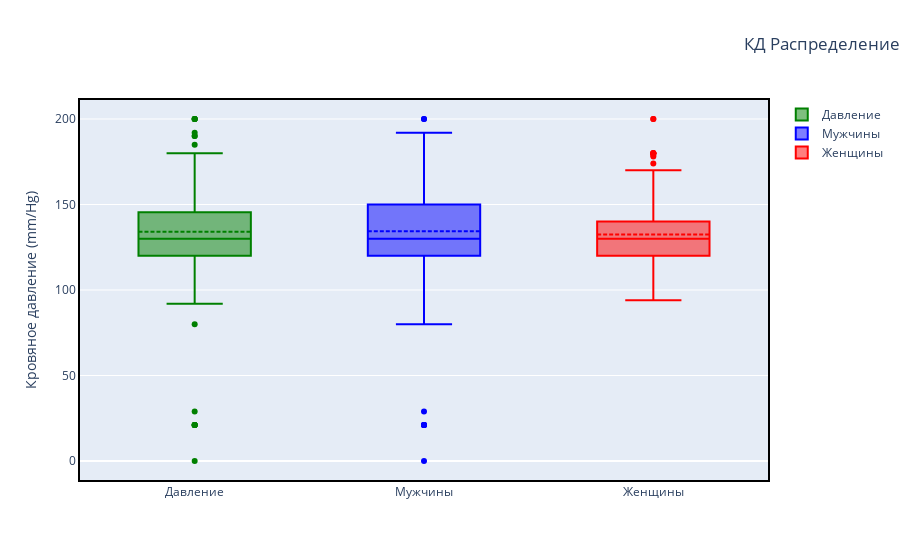

The notebook cell saved with this chart:
### Markdown cell above
#### Исследовательский анализ данных

### Code cell
# проверим стольбец trestbps на выбросы
# распределим на категории 

fig = go.Figure()

fig.add_trace(go.Box(y=data['trestbps'].values , name='Давление', marker_color = 'green', boxmean=True))
fig.add_trace(go.Box(y=data[data['sex']=='Male']['trestbps'].values, name ='Мужчины', marker_color = 'blue', boxmean = True))
fig.add_trace(go.Box(y=data[data['sex']=='Female']['trestbps'].values, name ='Женщины', marker_color = 'red', boxmean = True))

fig.update_layout(title = 'КД Распределение', yaxis_title = 'Кровяное давление (mm/Hg)', title_x = 1)
fig.update_xaxes(showline=True, linewidth=2, linecolor='black', mirror=True)
fig.update_yaxes(showline=True, linewidth=2, linecolor='black', mirror=True)

fig.show()

### Figure 1 — Plotly figure (JSON) as saved in the notebook; plotly's stock layout.template omitted (floating-point values rounded to 4 significant figures; data arrays with more than 128 entries replaced by an {"elided": "..."} marker saying what was removed)
{"data": [{"boxmean": true, "marker": {"color": "green"}, "name": "Давление", "type": "box", "y": {"elided": "920 int values"}}, {"boxmean": true, "marker": {"color": "blue"}, "name": "Мужчины", "type": "box", "y": {"elided": "726 int values"}}, {"boxmean": true, "marker": {"color": "red"}, "name": "Женщины", "type": "box", "y": {"elided": "194 int values"}}], "layout": {"title": {"text": "КД Распределение", "x": 1}, "xaxis": {"linecolor": "black", "linewidth": 2, "mirror": true, "showline": true}, "yaxis": {"linecolor": "black", "linewidth": 2, "mirror": true, "showline": true, "title": {"text": "Кровяное давление (mm/Hg)"}}}}
